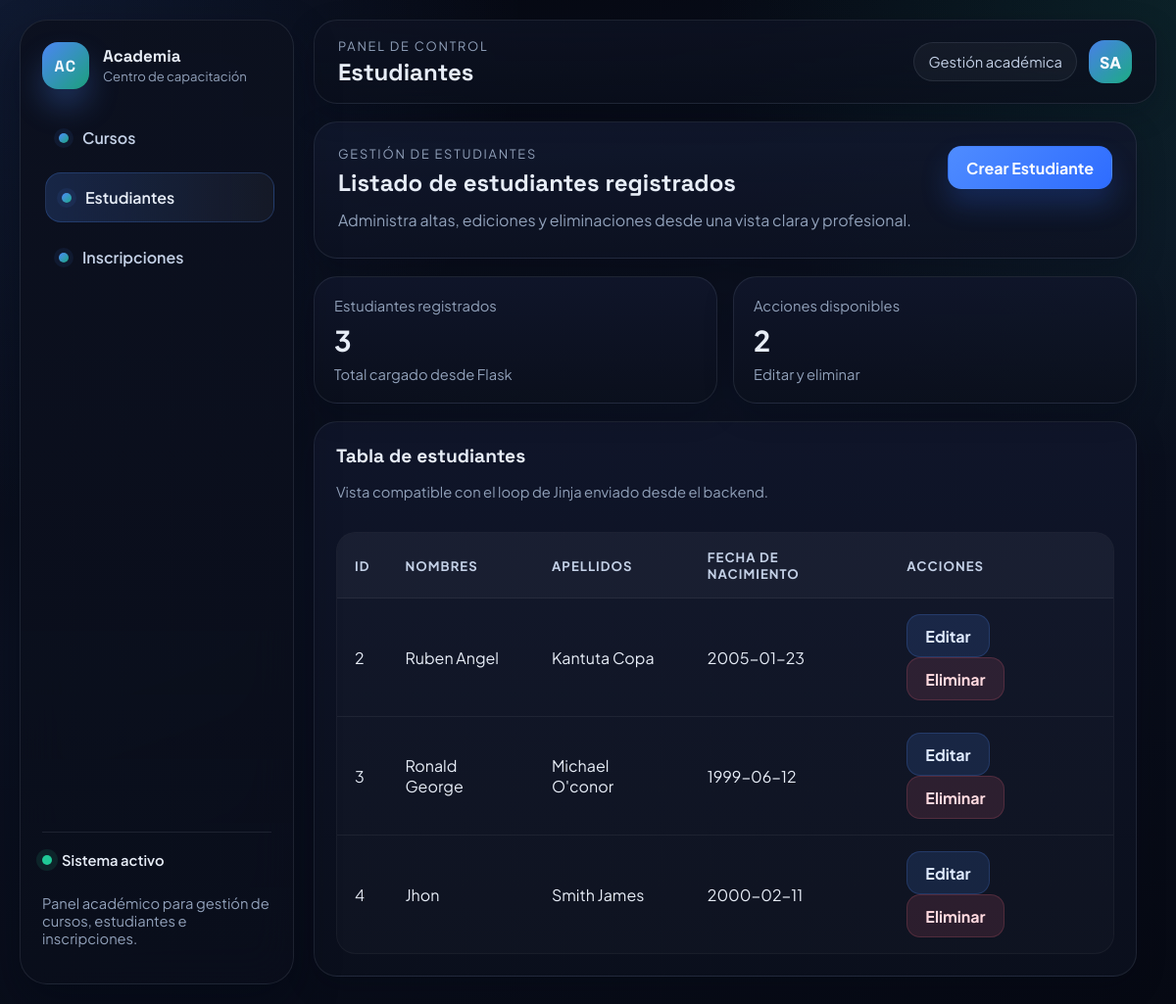
Page /estudiantes on the committed database.
### tables this page shows
CREATE TABLE estudiantes(
                        id INTEGER PRIMARY KEY,
                        nombres TEXT NOT NULL,
                        apellidos TEXT NOT NULL,
                        fecha_nacimiento DATE not null
                    );

### app.py (the view)
@app.route("/estudiantes")
def estudiantes():
    conn = get_db_conn()
    estudiantes = conn.execute("SELECT * FROM estudiantes").fetchall()
    conn.close()
    return render_template("estudiantes.html",estudiantes = estudiantes)

### app.py (called while the page is built)
def get_db_conn():
    conn = sql.connect("db_instituto.db")
    conn.row_factory = sql.Row
    return conn

### templates/estudiantes.html (shortened to what this page needs)
{% extends 'base.html' %}
{% block page_title %}Estudiantes{% endblock %}
{% block content %}
<section class="page-hero">
	<div>
		<p class="section-label">Gestión de estudiantes</p>
		<h2 class="section-title">Listado de estudiantes registrados</h2>
		<p class="section-description">Administra altas, ediciones y eliminaciones desde una vista clara y profesional.</p>
	</div>
	<a href="/new_estudent" class="btn btn-primary">Crear Estudiante</a>
</section>
<section class="stats-grid">
	<article class="stat-card">
		<span class="stat-label">Estudiantes registrados</span>
		<strong class="stat-value">{{ estudiantes|length }}</strong>
		<span class="stat-meta">Total cargado desde Flask</span>
	</article>
	<article class="stat-card">
		<span class="stat-label">Acciones disponibles</span>
		<strong class="stat-value">2</strong>
		<span class="stat-meta">Editar y eliminar</span>
	</article>
</section>
<section class="panel">
	<div class="panel__header">
		<div>
			<h3 class="panel__title">Tabla de estudiantes</h3>
			<p class="panel__subtitle">Vista compatible con el loop de Jinja enviado desde el backend.</p>
		</div>
	</div>
	<div class="table-wrap">
		<table class="data-table">
			<thead>
				<tr>
					<th>ID</th>
					<th>Nombres</th>
					<th>Apellidos</th>
					<th>Fecha de nacimiento</th>
					<th>Acciones</th>
				</tr>
			</thead>
			<tbody>
				{% for e in estudiantes %}
				<tr>
				  <td>{{ e.id }}</td>
				  <td>{{ e.nombres }}</td>
				  <td>{{ e.apellidos }}</td>
				  <td>{{ e.fecha_nacimiento }}</td>
				  <td>
					<a href="/estudiante/editar/{{e.id}}" class="btn-edit">Editar</a>
					<a href="/estudiante/eliminar/{{e.id}}" class="btn-delete">Eliminar</a>
				  </td>
				</tr>
				{% endfor %}
			</tbody>
		</table>
	</div>
</section>
{% endblock %}

### static/css/style.css (style rules this page uses)
:root { color-scheme: dark; --bg: #060913; --bg-elevated: rgba(13, 18, 34, 0.84); --bg-panel: rgba(16, 22, 42, 0.88); --bg-panel-strong: #11182d; --surface: rgba(21, 29, 52, 0.95); --surface-soft: rgba(27, 37, 66, 0.82); --border: rgba(148, 163, 184, 0.14); --border-strong: rgba(148, 163, 184, 0.22); --text: #e7edf7; --muted: #91a1ba; --muted-strong: #c4d1e7; --primary: #4f8cff; --primary-strong: #2e6cff; --success: #20c997; --danger: #ff6b81; --warning: #ffb84d; --shadow: 0 20px 45px rgba(3, 8, 20, 0.42); --shadow-soft: 0 10px 30px rgba(3, 8, 20, 0.24); --radius-xl: 24px; --radius-lg: 18px; --radius-md: 14px; --radius-sm: 10px; --sidebar-width: 280px; }
* { box-sizing: border-box; }
html { scroll-behavior: smooth; }
body { margin: 0; min-height: 100vh; font-family: 'Plus Jakarta Sans', sans-serif; color: var(--text); background: radial-gradient(circle at top left, rgba(79, 140, 255, 0.14), transparent 34%), radial-gradient(circle at top right, rgba(32, 201, 151, 0.1), transparent 30%), linear-gradient(160deg, #05070f 0%, #0b1121 46%, #060913 100%); }
body::before { content: ''; position: fixed; inset: 0; pointer-events: none; background-image: linear-gradient(rgba(255, 255, 255, 0.03) 1px, transparent 1px), linear-gradient(90deg, rgba(255, 255, 255, 0.03) 1px, transparent 1px); background-size: 36px 36px; mask-image: linear-gradient(to bottom, rgba(0, 0, 0, 0.5), rgba(0, 0, 0, 0.06)); opacity: 0.32; }
a { color: inherit; text-decoration: none; }
.brand-name, .page-title, .section-title, .panel__title { font-family: 'Space Grotesk', sans-serif; }
.eyebrow, .section-label { margin: 0 0 6px; color: var(--muted); font-size: 0.8rem; letter-spacing: 0.14em; text-transform: uppercase; }
.page-hero { display: flex; align-items: flex-start; justify-content: space-between; gap: 24px; margin-bottom: 18px; padding: 24px; border: 1px solid var(--border); border-radius: var(--radius-xl); background: linear-gradient(180deg, rgba(17, 24, 45, 0.95), rgba(13, 18, 34, 0.82)); box-shadow: var(--shadow-soft); }
.section-title { margin: 0 0 10px; font-size: clamp(1.4rem, 2vw, 2rem); }
.section-description { margin: 0; max-width: 68ch; color: var(--muted); line-height: 1.65; }
.stats-grid { display: grid; grid-template-columns: repeat(2, minmax(0, 1fr)); gap: 16px; margin-bottom: 18px; }
.stat-card, .panel, .form-panel { border: 1px solid var(--border); border-radius: var(--radius-xl); background: linear-gradient(180deg, rgba(16, 22, 42, 0.96), rgba(11, 16, 29, 0.94)); box-shadow: var(--shadow-soft); }
.stat-card { padding: 20px; display: grid; gap: 8px; }
.stat-label, .stat-meta, .panel__subtitle { color: var(--muted); font-size: 0.92rem; }
.stat-value { font-size: clamp(1.8rem, 2.2vw, 2.4rem); letter-spacing: -0.04em; }
.panel, .form-panel { padding: 22px; }
.panel__header { display: flex; align-items: flex-start; justify-content: space-between; gap: 18px; margin-bottom: 18px; }
.panel__title { margin: 0 0 6px; font-size: 1.2rem; }
.table-wrap { overflow-x: auto; border-radius: 20px; border: 1px solid rgba(255, 255, 255, 0.04); background: rgba(255, 255, 255, 0.02); }
.data-table { width: 100%; border-collapse: collapse; min-width: 680px; }
.data-table thead th { padding: 16px 18px; text-align: left; color: var(--muted-strong); font-size: 0.82rem; font-weight: 700; letter-spacing: 0.08em; text-transform: uppercase; background: rgba(255, 255, 255, 0.03); }
.data-table tbody td { padding: 16px 18px; border-top: 1px solid rgba(255, 255, 255, 0.06); color: var(--text); vertical-align: middle; }
.btn, .btn-edit, .btn-delete, .btn-secondary, .btn-primary { display: inline-flex; align-items: center; justify-content: center; gap: 8px; min-height: 44px; padding: 0 18px; border: 1px solid transparent; border-radius: 14px; font-weight: 700; transition: transform 180ms ease, box-shadow 180ms ease, background-color 180ms ease, border-color 180ms ease; }
.btn-primary { color: #f9fbff; background: linear-gradient(135deg, var(--primary), var(--primary-strong)); box-shadow: 0 16px 28px rgba(46, 108, 255, 0.22); }
.btn-edit { margin-right: 10px; color: #dfeaff; background: rgba(79, 140, 255, 0.14); border-color: rgba(79, 140, 255, 0.2); }
.btn-delete { color: #ffd9df; background: rgba(255, 107, 129, 0.12); border-color: rgba(255, 107, 129, 0.18); }

### rows in the picture
estudiantes: id "2", nombres "Ruben Angel", apellidos "Kantuta Copa", fecha_nacimiento "2005-01-23"
estudiantes: id "3", nombres "Ronald George", apellidos "Michael O'conor", fecha_nacimiento "1999-06-12"
estudiantes: id "4", nombres "Jhon", apellidos "Smith James", fecha_nacimiento "2000-02-11"

### other values in the picture
{{ estudiantes|length }} "3"
